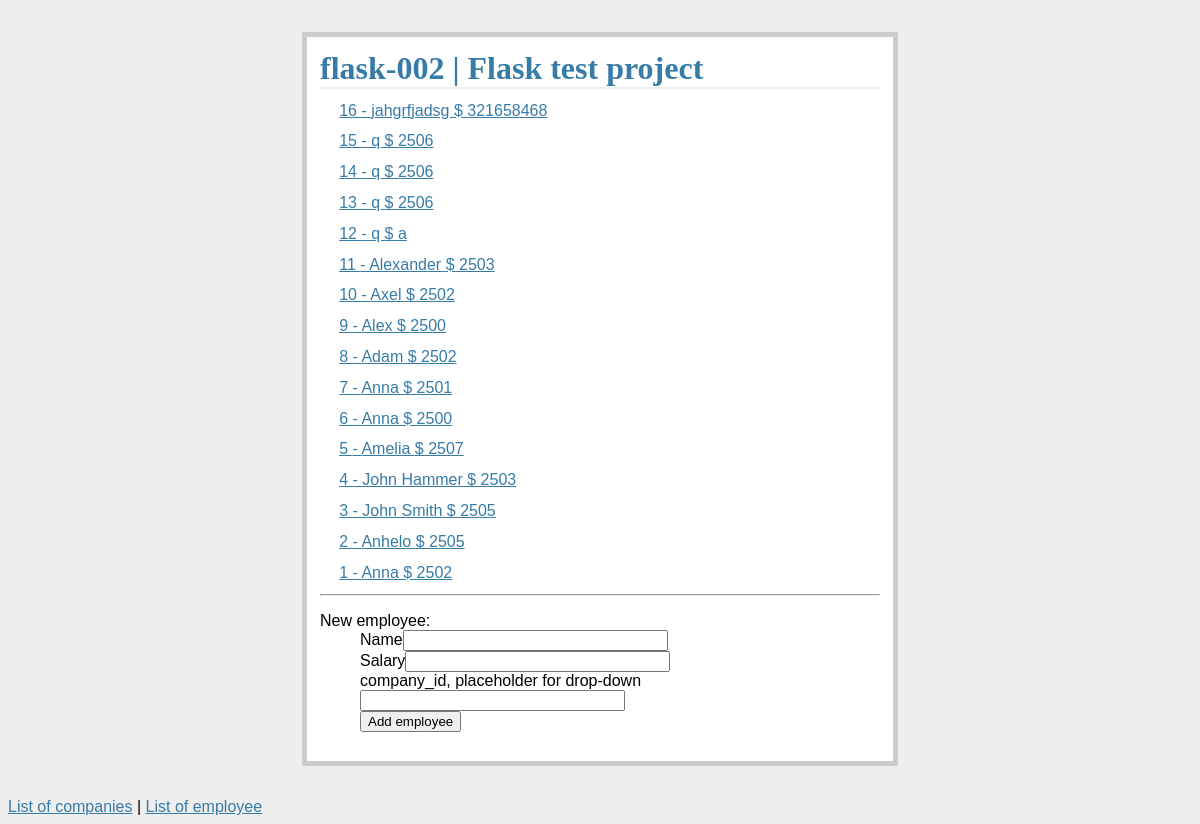
Screenshot of /employee with the database file from the repository.
### tables this page shows
CREATE TABLE `employee` (
  `id`INTEGER PRIMARY KEY AUTOINCREMENT NOT NULL ,
  `name` varchar(45)  DEFAULT 'John Smith',
  `salary` int(11) DEFAULT '2500',
  `company_id` int(11) DEFAULT NULL
  );

### app_monolit.py (the view, shortened to what this page needs)
@app.route('/employee', methods=['GET','POST'])
def show_employee():
    db = get_db()
    cur = db.execute('select id, name, salary from employee order by id desc')
    entries = cur.fetchall()
    return render_template('index_employee.html', entries=entries)

### app_monolit.py (called while the page is built)
def connect_db():
    rv = sqlite3.connect(app.config['DATABASE'])
    rv.row_factory = sqlite3.Row
    return rv

def get_db():
    if not hasattr(g, 'sqlite_db'):
        g.sqlite_db = connect_db()
    return g.sqlite_db

### templates/index_employee.html
{% extends "layout-flask-002.html" %}
{% block body %}
<ul class="entries">
  {% for entry in entries %}
    <li><a href="/employee/{{ entry.id }}"> {{ entry.id }} - {{ entry.name|safe }} $ {{ entry.salary|safe }}</a></li>
  {% else %}
    <li><em>Unbelievable.  No entries here so far</em></li>
  {% endfor %}
  </ul>
<hr>
<form action="{{ url_for('show_employee') }}" method="post">
  <dl>
    <dt>New employee:
    <dd>Name<input type="text" size="30" name="name">
     <dd>Salary<input type="text" size="30" name="salary">
     <dd>company_id, placeholder for drop-down<input type="text" size="30" name="company_id">
    <dd><input type="submit" value="Add employee">
  </dl>
</form>
{% endblock %}

### templates/layout-flask-002.html (shortened to what this page needs)
<!doctype html>
<link rel="stylesheet" type="text/css" href="{{ url_for('static', filename='style.css') }}">
<div class="page">
  <h1>flask-002 | Flask test project</h1>
  {% block body %}{% endblock %}
</div>
<a href="/">List of companies</a> | <a href="/employee">List of employee</a>

### static/style.css (style rules this page uses)
a, h1, h2 { color: #377BA8; }
h1, h2 { font-family: 'Georgia', serif; margin: 0; }
h1 { border-bottom: 2px solid #eee; }
.page { margin: 2em auto; width: 35em; border: 5px solid #ccc; padding: 0.8em; background: white; }
.entries { list-style: none; margin: 0; padding: 0; }
.entries li { margin: 0.8em 1.2em; }

### rows the page displays
employee: id "16", name "jahgrfjadsg", salary "321658468"
employee: id "15", name "q", salary "2506"
employee: id "14", name "q", salary "2506"
employee: id "13", name "q", salary "2506"
employee: id "12", name "q", salary "a"
employee: id "11", name "Alexander", salary "2503"
employee: id "10", name "Axel", salary "2502"
employee: id "9", name "Alex", salary "2500"
employee: id "8", name "Adam", salary "2502"
employee: id "7", name "Anna", salary "2501"
employee: id "6", name "Anna", salary "2500"
employee: id "5", name "Amelia", salary "2507"
employee: id "4", name "John Hammer", salary "2503"
employee: id "3", name "John Smith", salary "2505"
employee: id "2", name "Anhelo", salary "2505"
employee: id "1", name "Anna", salary "2502"
